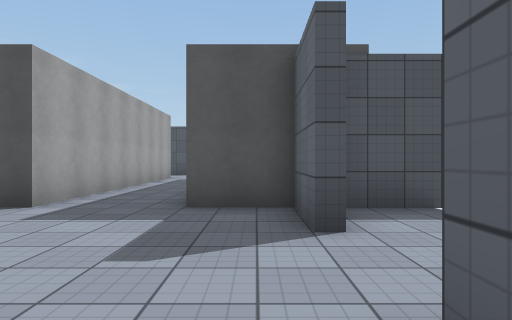
view 1 (above)

16 first-person views from a walk through a scene from a Unity 3-D project. The camera is 1.3 m above the floor, looks level and sees 75° across. The floor is counted in squares, 2 m on a side. Each view is taken from the middle of a square. On the plan, view 1 faces up. The plan holds only what a view shows up to about 10 squares ahead; the rest is blank. The place goes on beyond the plan. The player character is not drawn. Surface patterns are stand-ins for the level's own textures.

view 2
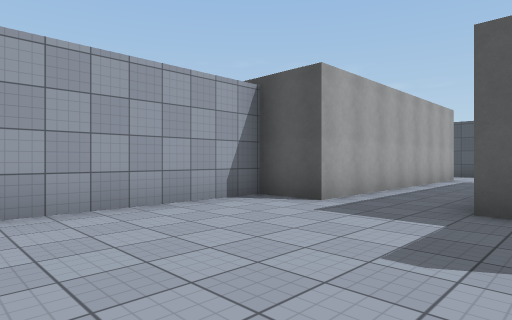

view 3
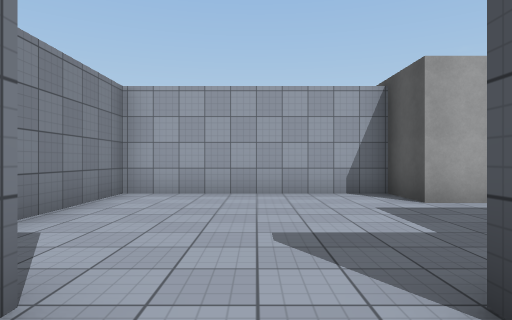

view 4
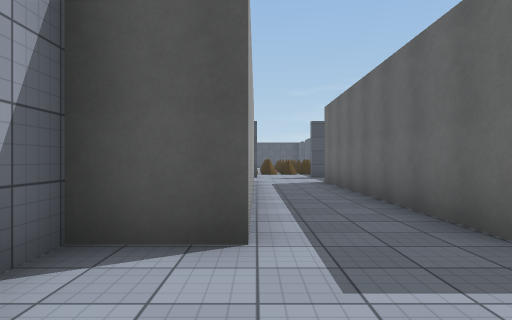

view 5
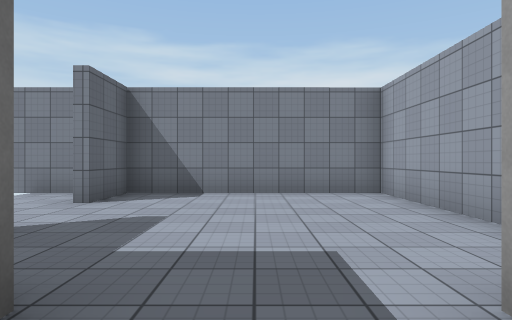

view 6
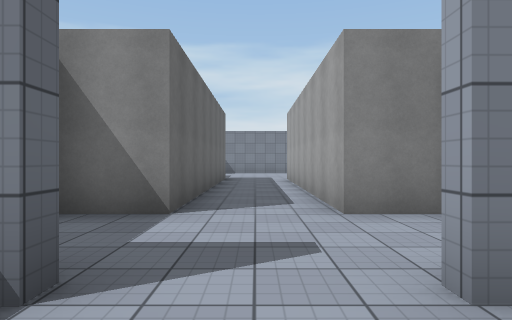

view 7
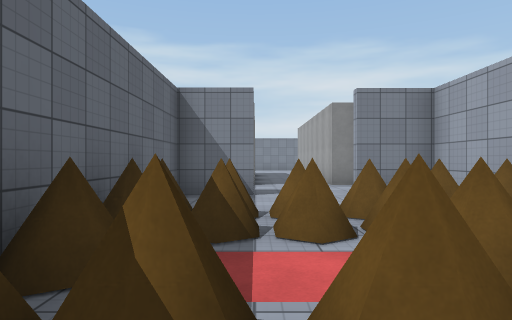

view 8
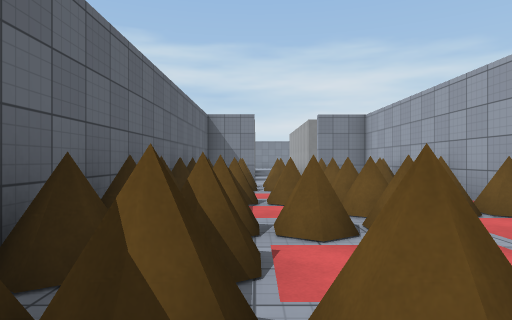

view 9
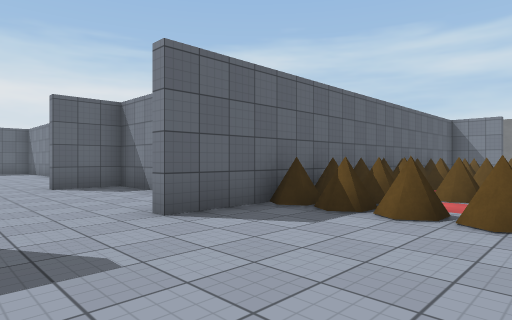

view 10
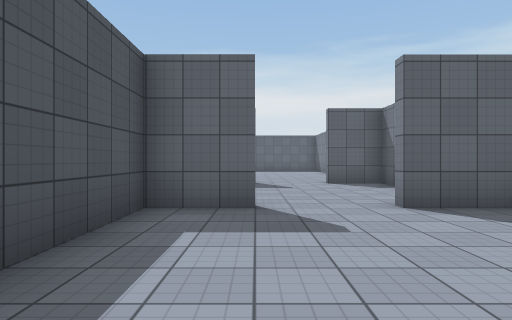

view 11
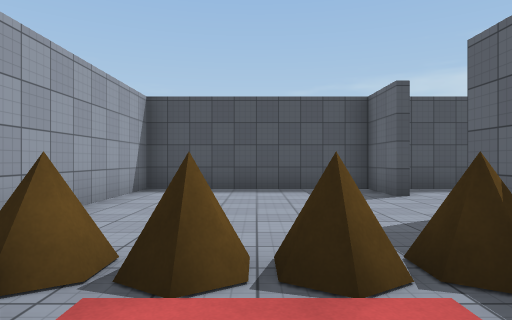

view 12
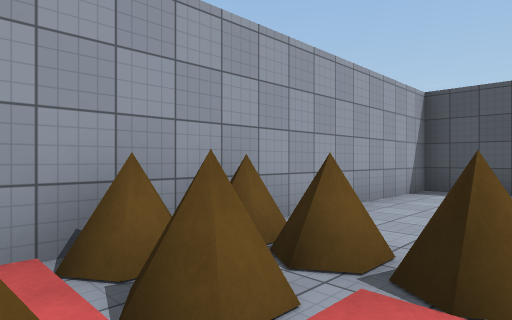

view 13
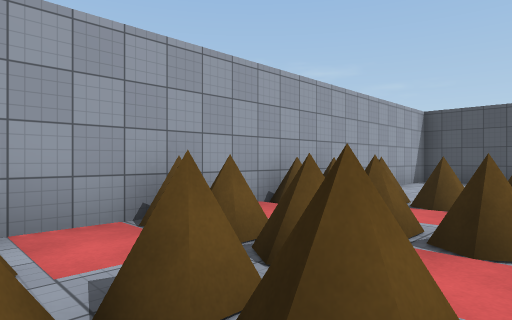

view 14
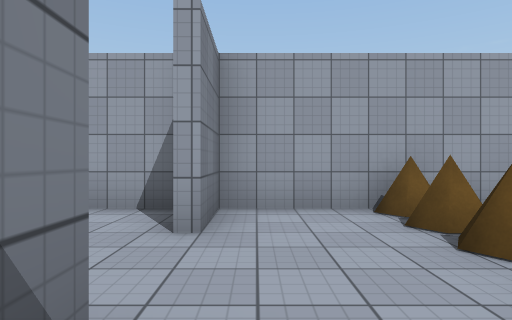

view 15
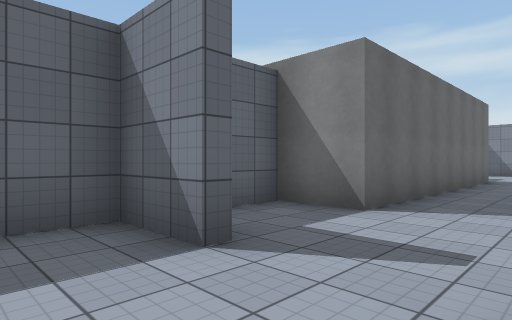

view 16
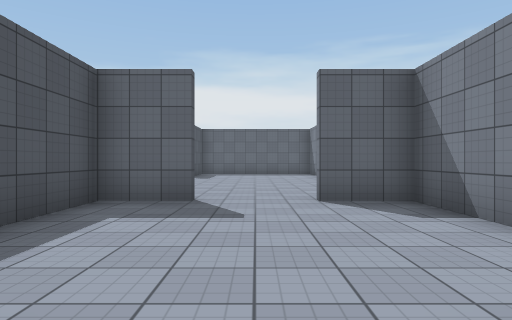

### Floor plan
Points are (right, up) in squares from view 1. A wall is a line through its corners. A room is listed if a view was taken in it or the views show most of it. See-through windows are left out.
Room 1 (views 1, 2, 3, 4, 5)
walls: (0.5, 3) (0.5, 4.6) (-1, 4.6) (-1, 12); (2.6, 4.6) (1.1, 4.6); (1.5, -0.6) (2.9, -0.6); (-3.1, 12) (-3.1, 4.6) (-4.5, 4.6) (-4.5, -0.6) (0.5, -0.6) (0.5, 1)
ways out: opening at (-2, 12) to room 3
Room 2 (views 6, 7, 8, 9, 10, 11, 12, 13, 14, 15, 16)
walls: (3.2, 24.5) (5.3, 24.5) (5.3, 26); (0.5, 28) (0.5, 29.5) (-4.5, 29.5) (-4.5, 14.5) (-2.9, 14.5); (5.3, 28) (5.3, 29.5) (1.4, 29.5); (-1, 14.5) (0.5, 14.5) (0.5, 26)
ways out: opening at (-1.5, 14) to room 3; opening at (5, 27.5)
Room 3 (no view inside)
walls: (-1, 12) (0.5, 12) (0.5, 13); (-1, 14.1) (-1, 14.5); (-4.2, 12) (-3.1, 12); (-4.5, 14) (-4.5, 12.8)
ways out: opening at (-2, 12) to room 1; opening at (-1.5, 14) to room 2

Positions as (right, up) in squares from view 1, and headings:
1: (0, 0), facing up
2: (0, 0), facing up-left
3: (2, 2), facing left
4: (-3, 2), facing up
5: (-2, 6), facing down
6: (-2, 16), facing down
7: (-1, 21), facing down
8: (-1, 25), facing down
9: (-3, 28), facing down-right
10: (-4, 28), facing right
11: (-2, 22), facing up
12: (-2, 22), facing up-left
13: (-1, 19), facing up-left
14: (0, 15), facing left
15: (-3, 16), facing down-right
16: (0, 27), facing right
